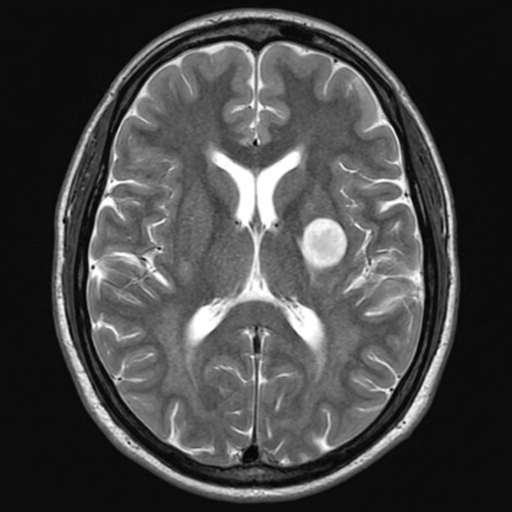
%> input picture Experiment_13/MATLAB/images/Brain_MRI.png, 512 x 512 px
$ octave --eval "result = task_13_2_distance_sweep;"   (GNU Octave 9; MATLAB toolbox functions it lacks are replaced by stand-ins)
%> lines starting %> are read from the running program, lines starting %| are printed output that depends on the picture
%% Task 13.2: Inter-Pixel Distance (d) Sensitivity Sweep on Brain MRI
% Experiment 13: Texture Feature Extraction from Medical Images Using GLCM
% Author: Muhammad Ikrama (Reg ID: 60140)

function results = task_13_2_distance_sweep()
    fprintf('================================================================================\n');
    fprintf('TASK 13.2: INTER-PIXEL DISTANCE (d) SENSITIVITY SWEEP (MATLAB)\n');
    fprintf('================================================================================\n');

    mri = imread(fullfile('..', 'Inputs', 'images', 'Brain_MRI.png'));
%> mri is the input picture: size 512x512 uint8; min 0, max 255, mean 69.9
    if size(mri, 3) == 3; mri = rgb2gray(mri); end

    roiNormal = mri(176:223, 156:203);
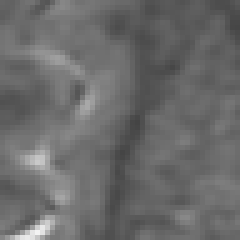
%> roiNormal: size 48x48 uint8 (shown 5 times larger); min 68, max 243, mean 106.6

    % Replicate simulated tumor micro-texture
    rng(113);
    grid_n = imresize(randn(16, 16) * 38, [48 48], 'nearest');
    roiTumor = uint8(min(max(double(mri(220:267, 302:349)) + grid_n, 0), 255));
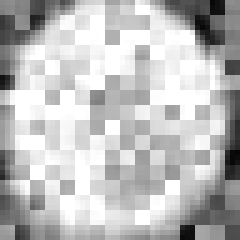
%> roiTumor: size 48x48 uint8 (shown 5 times larger); min 6, max 255, mean 189.2

    distances = [1, 2, 4, 8, 12];
    fprintf('%-6s | %-10s | %-9s | %-9s | %-8s | %-7s\n', 'd (px)', 'ROI Type', 'Contrast', 'Homogen.', 'Energy', 'Correl.');
    fprintf('-------------------------------------------------------------------\n');

    results = struct();
    for idx = 1:length(distances)
        d = distances(idx);
        offsets = [0 d; -d d; -d 0; -d -d];

        glcmNorm = graycomatrix(roiNormal, 'NumLevels', 16, 'GrayLimits', [0 255], 'Offset', offsets, 'Symmetric', true);
        glcmTumor = graycomatrix(roiTumor, 'NumLevels', 16, 'GrayLimits', [0 255], 'Offset', offsets, 'Symmetric', true);

        sNorm = graycoprops(glcmNorm, {'Contrast', 'Homogeneity', 'Energy', 'Correlation'});
        sTumor = graycoprops(glcmTumor, {'Contrast', 'Homogeneity', 'Energy', 'Correlation'});

        cn = mean(sNorm.Contrast); hn = mean(sNorm.Homogeneity); en = mean(sNorm.Energy); rn = mean(sNorm.Correlation);
        ct = mean(sTumor.Contrast); ht = mean(sTumor.Homogeneity); et = mean(sTumor.Energy); rt = mean(sTumor.Correlation);

        fprintf('%-6d | %-10s | %-9.3f | %-9.3f | %-8.4f | %-7.3f\n', d, 'Normal', cn, hn, en, rn);
        fprintf('%-6d | %-10s | %-9.3f | %-9.3f | %-8.4f | %-7.3f\n', d, 'Tumor', ct, ht, et, rt);
    end
%> this loop made 5 passes
%> (cn, hn, en, rn, ct, ht, et, rt) on passes 1 to 5: (0.49, 0.831, 0.153, 0.836, 3.7, 0.668, 0.0482, 0.851), (1.05, 0.736, 0.11, 0.641, 7.8, 0.515, 0.0313, 0.673), (1.74, 0.659, 0.0879, 0.404, 13.56, 0.426, 0.0252, 0.399), (2.49, 0.6, 0.0753, 0.147, 18.16, 0.393, 0.0229, 0.128), (2.83, 0.568, 0.0765, -0.00587, 20.83, 0.388, 0.0218, 0.0105)
%| 1      | Normal     | 0.490     | 0.831     | 0.1530   | 0.836
%| 1      | Tumor      | 3.702     | 0.668     | 0.0482   | 0.851
%| 2      | Normal     | 1.053     | 0.736     | 0.1102   | 0.641
%| 2      | Tumor      | 7.799     | 0.515     | 0.0313   | 0.673
%| 4      | Normal     | 1.743     | 0.659     | 0.0879   | 0.404
%| 4      | Tumor      | 13.561    | 0.426     | 0.0252   | 0.399
%| 8      | Normal     | 2.486     | 0.600     | 0.0753   | 0.147
%| 8      | Tumor      | 18.161    | 0.393     | 0.0229   | 0.128
%| 12     | Normal     | 2.826     | 0.568     | 0.0765   | -0.006
%| 12     | Tumor      | 20.834    | 0.388     | 0.0218   | 0.011
    fprintf('>>> Task 13.2 Sweep Complete.\n');
end

$ run again, with Experiment_13/MATLAB/images/Brain_PET_Moving.png copied over Experiment_13/MATLAB/images/Brain_MRI.png
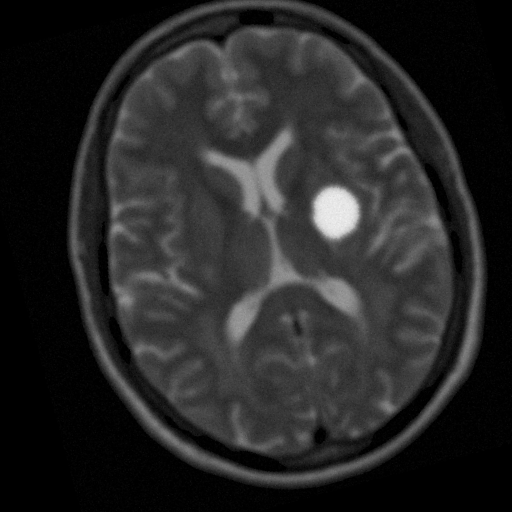
%> input picture Experiment_13/MATLAB/images/Brain_PET_Moving.png, 512 x 512 px
%> in task_13_2_distance_sweep, mri is the input picture: size 512x512 uint8; min 0, max 241, mean 38.5
%> in task_13_2_distance_sweep, `roiNormal = mri(176:223, 156:203);`:
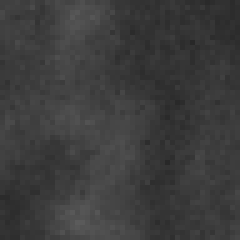
%> roiNormal: size 48x48 uint8 (shown 5 times larger); min 40, max 91, mean 60.4
%> in task_13_2_distance_sweep, `roiTumor = uint8(min(max(double(mri(220:267, 302:349)) + grid_n, 0), 2..`:
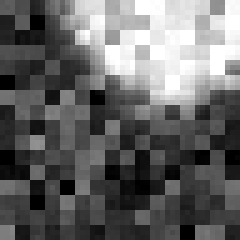
%> roiTumor: size 48x48 uint8 (shown 5 times larger); min 0, max 255, mean 101.2
%> the loop in task_13_2_distance_sweep, `for idx = 1:length(distances)` made 5 passes
%> (cn, hn, en, rn, ct, ht, et, rt) on passes 1 to 5: (0.231, 0.885, 0.322, 0.677, 3.6, 0.679, 0.0268, 0.915), (0.282, 0.86, 0.297, 0.603, 6.67, 0.518, 0.0151, 0.842), (0.37, 0.826, 0.267, 0.473, 10.89, 0.407, 0.0114, 0.742), (0.562, 0.764, 0.23, 0.203, 18.16, 0.362, 0.00981, 0.567), (0.707, 0.723, 0.22, 0.0265, 26.67, 0.348, 0.00957, 0.344)
%> (printed output is left out)

$ run again, with Experiment_13/MATLAB/images/Chest_Xray.png copied over Experiment_13/MATLAB/images/Brain_MRI.png
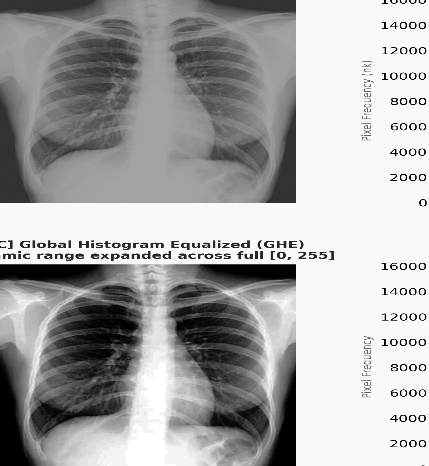
%> input picture Experiment_13/MATLAB/images/Chest_Xray.png, 429 x 466 px
%> in task_13_2_distance_sweep, mri is the input picture: size 466x429x3 uint8; min 0, max 255, mean 168.1
%> mri: size 466x429 uint8
%> in task_13_2_distance_sweep, `roiNormal = mri(176:223, 156:203);`:
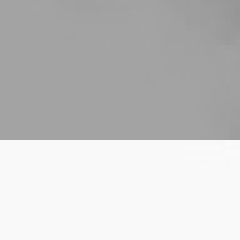
%> roiNormal: size 48x48 uint8 (shown 5 times larger); min 150, max 250, mean 198.3
%> in task_13_2_distance_sweep, `roiTumor = uint8(min(max(double(mri(220:267, 302:349)) + grid_n, 0), 2..`:
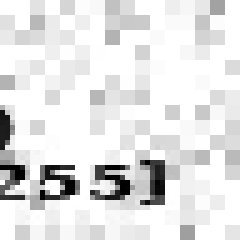
%> roiTumor: size 48x48 uint8 (shown 5 times larger); min 0, max 255, mean 227.3
%> the loop in task_13_2_distance_sweep, `for idx = 1:length(distances)` made 5 passes
%> (cn, hn, en, rn, ct, ht, et, rt) on passes 1 to 5: (0.42, 0.981, 0.443, 0.967, 7.94, 0.801, 0.254, 0.587), (0.847, 0.964, 0.429, 0.932, 12.17, 0.687, 0.192, 0.367), (1.76, 0.928, 0.4, 0.859, 16.51, 0.606, 0.157, 0.164), (3.85, 0.852, 0.347, 0.687, 20.88, 0.579, 0.145, 0.0443), (6.37, 0.764, 0.304, 0.477, 18.71, 0.589, 0.149, 0.0664)
%> (printed output is left out)
